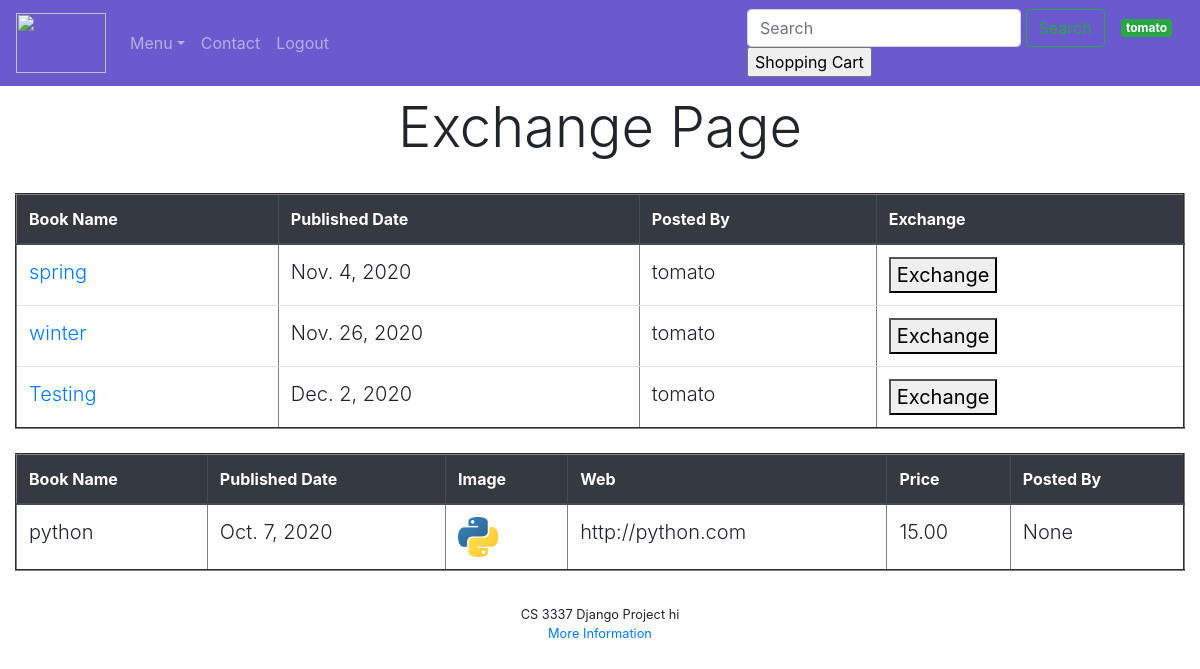
The app's page /exchange/1 (signed in), older data.
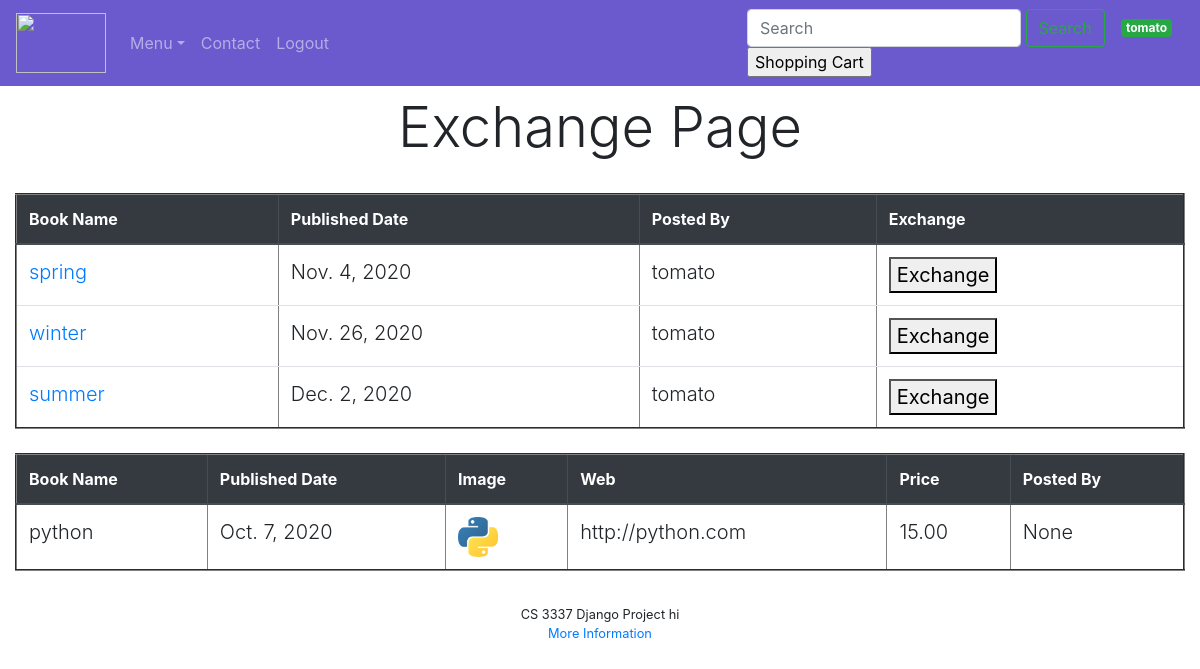
The same page, newer data.
### bookMng/models.py (models this page shows, shortened)
class Book(models.Model):
    name = models.CharField(max_length=200)
    web = models.URLField(max_length=200)
    price = models.DecimalField(decimal_places=2, max_digits=6)
    publishdate = models.DateField(auto_now=True)
    picture = models.FileField(upload_to='bookEx/static/uploads')
    pic_path = models.CharField(max_length=300, editable=False, blank=True)
    username = models.ForeignKey(User, blank=True, null=True, on_delete=models.CASCADE)

### bookMng/views.py (the view, shortened to what this page needs)
# urls.py: path('exchange/<int:book_id>', views.exchange, name='exchange'),
@login_required(login_url=reverse_lazy('login'))
def exchange(request, book_id):
    book = Book.objects.get(id=book_id)
    books = Book.objects.filter(username=request.user)
    book.pic_path = book.picture.url[14:]
    return render(request,
                  'bookMng/exchange.html',
                  {
                      'item_list': MainMenu.objects.all(),
                      'book': book,
                      'books': books,
                  })

### bookEx/templates/bookMng/exchange.html (shortened to what this page needs)
{% extends "base.html" %}
{% load static %}
{% block content %}
<div class="container-fluid">
    <div class="container " align="center">
        <div>
            <h1 align="center" class="display-4 mx-auto my-auto px-3 py-2"> Exchange Page </h1>
        </div>
    </div>
    <form action="{% url 'exchange' %}/{{ book.id }}" method="post">
         <table class="table table-hover mx-auto my-4" id="my-books-table" align="center" border="2" width="800">
                <thead class="thead-dark">
                <tr>
                    <th scope="col"> Book Name</th>
                    <th scope="col"> Published Date</th>
                    <th scope="col">Posted By</th>
                    <th scope="col">Exchange</th>
                </tr>
                </thead>
                {% for book in books %}
                    <tr>
                        <td class="lead">
                            <a href="book_detail/{{ book.id }}" align="">
                                {{ book.name }}
                            </a>
                        </td>
                        <td class="lead">{{ book.publishdate }}</td>
                        <td class="lead">
                            {{ book.username }}
                        </td>
                        <td class="lead">
                            <button type="submit" name="exchange" value="{{ book.id }}">Exchange</button>
                        </td>
                    </tr>
                {% endfor %}
         </table>
    </form>
    <table class="table table-hover mx-auto my-4" id="other-user-table" align="center" border="2" width="800">
        <thead class="thead-dark">
            <tr>
                <th scope="col">Book Name</th>
                <th scope="col">Published Date</th>
                <th scope="col">Image</th>
                <th scope="col">Web</th>
                <th scope="col">Price</th>
                <th scope="col">Posted By</th>
            </tr>
        </thead>
        <tr>
            <td class="lead">{{ book.name }}</td>
            <td class="lead">{{ book.publishdate }}</td>
            <td class="lead"><img src="{% static book.pic_path %}" width="40" height="40" alt=""></td>
            <td class="lead">{{ book.web }}</td>
            <td class="lead">{{ book.price }}</td>
            <td class="lead">{{ book.username }}</td>
        </tr>
    </table>
</div>
{% endblock content %}

Row changes from the older to the newer data that the page shows:
no longer on this page (row edited): Book: name "Testing", publishdate "Dec. 2, 2020", username "tomato", {{ book.id }} 6 (drawn)
now on this page (row edited): Book: name "summer", publishdate "Dec. 2, 2020", username "tomato", {{ book.id }} 5 (drawn)
